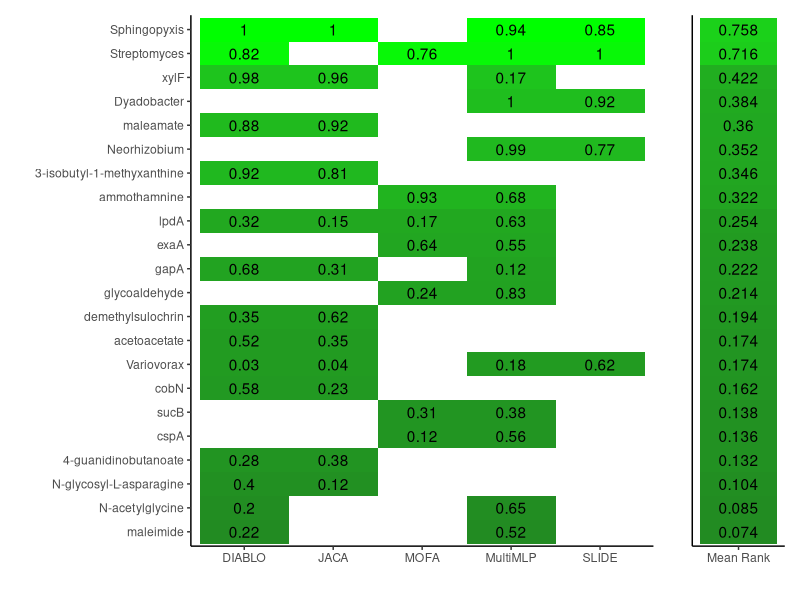
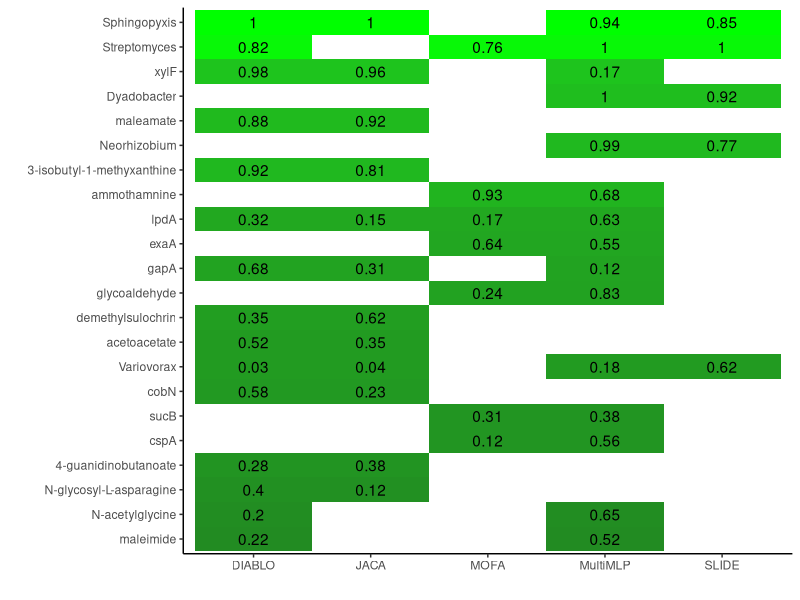
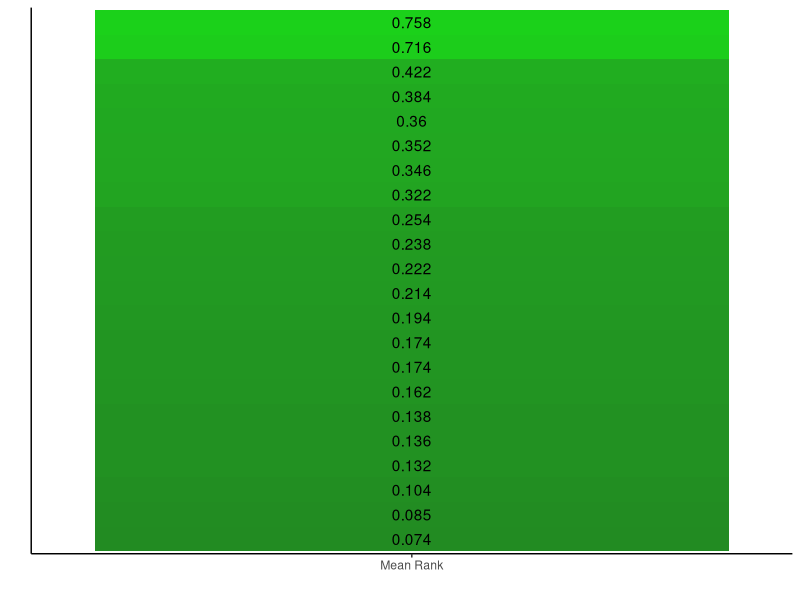

Here is the R script that generated these plots, in order:
library(tidyverse)
library(data.table)
library(patchwork)

theme_set(theme_bw())

###############
## LOAD DATA ##
###############

# Load top K biomolecules with ranking information. Weights will not be used
# as their values have different meanings per algorithm.
topK <- rbind(
  fread("Comparison/TopK/DIABLO_TopK.csv") %>% mutate(Model = "DIABLO"),
  fread("Comparison/TopK/JACA_TopK.csv") %>% mutate(Model = "JACA"),
  fread("Comparison/TopK/MOFA_TopK.csv") %>% mutate(Model = "MOFA"),
  fread("Comparison/TopK/MultiMLP_TopK.csv") %>% mutate(Model = "MultiMLP"),
  fread("Comparison/TopK/SLIDE_TopK.csv") %>% mutate(Model = "SLIDE")
) %>%
  group_by(Model) %>%
  mutate(`Scaled Rank` = round(1 - ((Rank - min(Rank)) / max(Rank)), 2)) %>% 
  ungroup()

# Add common names
cn_subset <- topK %>%
  right_join(
    rbind(
      fread("Dataset/EMeta_TopK/TopK_Metabolites.txt") %>% 
        rename(Feature = RT.MZ.ID) %>% 
        select(Feature, Identifier),
      fread("Dataset/EMeta_TopK/TopK_Proteins.csv") %>%
        rename(Feature = Protein) %>%
        select(Feature, Identifier),
      data.frame(Feature = unique(topK$Feature[topK$View == "16S"]),
                 Identifier = unique(topK$Feature[topK$View == "16S"]))
    ), by = "Feature", relationship = "many-to-many"
  )

#########################
## Start building plot ##
#########################

# Calculate mean scaled ranks, keep instances of 2 known features across models
top_known <- cn_subset %>%
  group_by(View, Identifier, Model) %>%
  summarize(`Mean Scaled Rank` = mean(`Scaled Rank`)) %>%
  ungroup() %>%
  pivot_wider(id_cols = c(View, Identifier), values_from = `Mean Scaled Rank`, names_from = Model) %>%
  pivot_longer(3:7) %>%
  mutate(value = ifelse(is.na(value), 0, value)) %>%
  rename(Model = name, `Scaled Rank` = value) %>%
  group_by(Identifier) %>%
  mutate(`Mean Scaled Rank` = mean(`Scaled Rank`)) %>%
  arrange(`Mean Scaled Rank`) %>%
  filter(`Scaled Rank` != 0) %>%
  mutate(Count = n()) %>%
  filter(Count != 1)
top_known$Identifier <- factor(top_known$Identifier, levels = unique(top_known$Identifier))


feature_rank_plot1 <- ggplot(top_known, aes(x = Model, y = Identifier, fill = `Mean Scaled Rank`)) +
  geom_tile() + 
  geom_text(aes(label = `Scaled Rank`)) + 
  scale_fill_gradient(low = "forestgreen", high = "green", na.value = "white") +
  xlab("") +
  ylab("") +
  theme_classic() +
  theme(legend.position = "none")

feature_rank_plot2 <- top_known %>%
  select(Identifier, `Mean Scaled Rank`) %>%
  rename(`Mean Rank` = `Mean Scaled Rank`) %>%
  unique() %>%
  mutate(Group = "Mean Rank") %>%
  ggplot(aes(x = Group, y = Identifier, fill = `Mean Rank`)) +
    geom_tile() +
    geom_text(aes(label = `Mean Rank`)) + 
    scale_fill_gradient(low = "forestgreen", high = "#1BD11A", na.value = "white") +
    xlab("") + 
    ylab("") +
    theme_classic() + 
    theme(legend.position = "none", axis.text.y = element_blank(), axis.ticks.y = element_blank())

feature_plot <- feature_rank_plot1 + feature_rank_plot2 + plot_layout(widths = c(5, 1))


